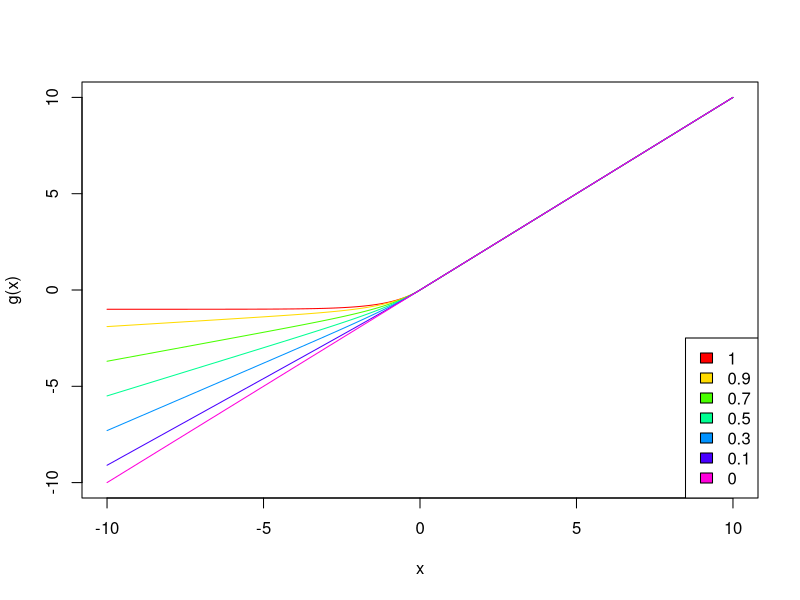
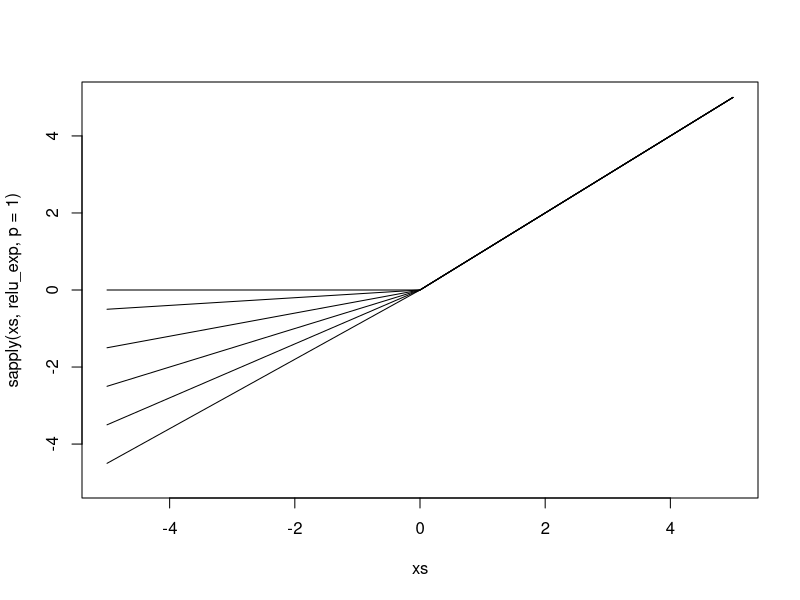

These figures' R source, in order: (Note: this script raises an error after producing the figures.)
relu_exp = function(x, p) {
  return( p*relu(x) + (1-p)*x )
}

relu = function(x) {
  return(max(0, x))
}

leaky_relu = function(x, a) {
  if(x < 0) {
    return(a*x)
  } else {
    return(x)
  }
}

elu = function(x) {
  if(x > 0) {
    return(x)
  } else {
    return (exp(x)-1)
  }
}

elu_exp = function(x, p) {
  return( p*elu(x) + (1-p)*x )
}

sigmoid = function(x) {
  return(1 / (1 + exp(-x)))
}

sigmoid_exp = function(x, p) {
  return( p*sigmoid(x) + (1-p)*x )
}

tanh_exp = function(x) {
  return(p*tanh(x) + (1-p)*x)
}

# plot elu
xs = seq(-10, 10, 0.1)
probs = c(0.9, 0.7, 0.5, 0.3, 0.1, 0.0)
rainbows = rainbow(length(probs)+1)
plot(x=xs, y=sapply(xs,elu_exp,p=1), type="l", ylim=c(-10,10), col=rainbows[1], ylab="g(x)", xlab="x")
for(i in 1:length(probs)) {
  lines(x=xs, y=sapply(xs,elu_exp,p=probs[i]), type="l", col=rainbows[i+1])
}
legend("bottomright", legend=c(1.0, probs), fill=rainbows)


# plot relu expectation
xs = seq(-5, 5, 0.1)
plot(x=xs, y=sapply(xs,relu_exp,p=1), type="l", ylim=c(-5,5))
for(prob in c(0.9, 0.7, 0.5, 0.3, 0.1)) {
  lines(x=xs, y=sapply(xs,relu_exp,p=prob), type="l")
}

# plot tanh expectation
xs = seq(-5, 5, 0.1)
plot(x=xs, y=sapply(xs,tanh_exp,p=1), type="l", ylim=c(-5,5))
for(prob in c(0.9, 0.7, 0.5, 0.3, 0.1)) {
  lines(x=xs, y=sapply(xs,tanh_exp,p=prob), type="l")
}





plot(x=xs, y=sapply(xs,relu_exp,p=0.9), type="l", ylim=c(-5,5))
lines(x=xs, y=sapply(xs,leaky_relu,a=0.1), type="l", col="red", ylim=c(-5,5))
